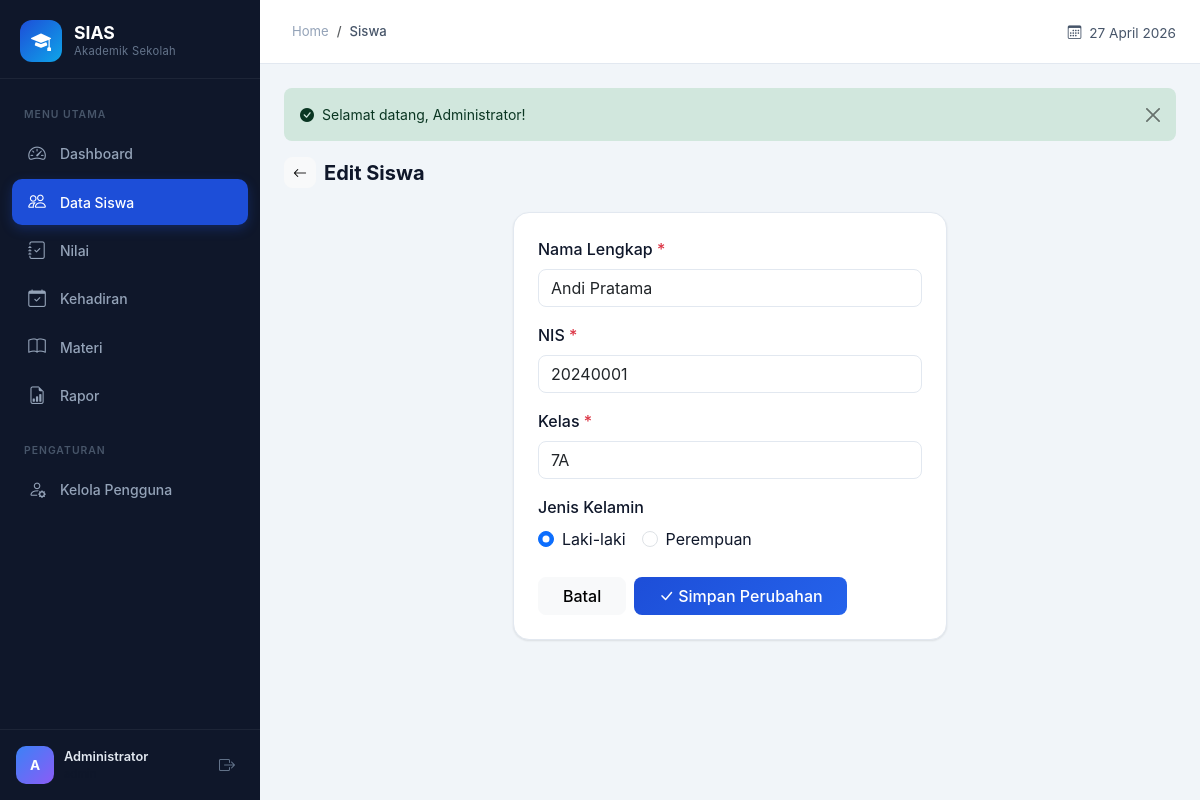
Page /index.php?page=siswa&action=edit&id=1 (signed in) on the committed database.
### tables this page shows
CREATE TABLE `users` (
  `id` int(11) NOT NULL,
  `nama` varchar(100) NOT NULL,
  `email` varchar(100) NOT NULL,
  `password` varchar(255) NOT NULL,
  `role` enum('admin','guru','kepala_sekolah') NOT NULL,
  `created_at` timestamp NOT NULL DEFAULT current_timestamp(),
  `updated_at` timestamp NOT NULL DEFAULT current_timestamp() ON UPDATE current_timestamp()
);

CREATE TABLE `siswa` (
  `id` int(11) NOT NULL,
  `nama` varchar(100) NOT NULL,
  `nis` varchar(20) NOT NULL,
  `kelas` varchar(20) NOT NULL,
  `jenis_kelamin` enum('L','P') DEFAULT 'L',
  `created_at` timestamp NOT NULL DEFAULT current_timestamp(),
  `updated_at` timestamp NOT NULL DEFAULT current_timestamp() ON UPDATE current_timestamp()
);

### controllers/SiswaController.php (called while the page is built, shortened)
<?php
class SiswaController
{
    private $siswaModel;
    public function __construct()
    {
        $this->siswaModel = new Siswa();
    }
    public function edit($id)
    {
        $data['siswa'] = $this->siswaModel->find($id);
        $data['isEdit'] = true;
        $viewFile = __DIR__ . '/../views/siswa/form.php';
        include __DIR__ . '/../views/layouts/dashboard.php';
    }
}

### middleware/auth.php (called while the page is built, shortened)
<?php
 $rolePermissions = [
    'admin'          => ['dashboard', 'siswa', 'nilai', 'kehadiran', 'materi', 'rapor', 'users'],
    'guru'           => ['dashboard', 'nilai', 'kehadiran', 'materi', 'rapor'],
    'kepala_sekolah' => ['dashboard', 'nilai', 'kehadiran', 'materi', 'rapor'],
];
function currentUser()
{
    static $user = null;
    if ($user === null) {
        $db = getDB();
        $stmt = $db->prepare("SELECT * FROM users WHERE id = ?");
        $stmt->execute([$_SESSION['user_id']]);
        $user = $stmt->fetch();
    }
    return $user;
}
function currentRole()
{
    return $_SESSION['user_role'] ?? null;
}
function hasPermission($page, $role = null)
{
    global $rolePermissions;
    $role = $role ?: currentRole();
    return in_array($page, $rolePermissions[$role] ?? []);
}

### config/app.php (called while the page is built, shortened)
<?php
function getFlash($type)
{
    if (isset($_SESSION['flash'][$type])) {
        $msg = $_SESSION['flash'][$type];
        return $msg;
    }
    return null;
}
function hasFlash($type)
{
    return isset($_SESSION['flash'][$type]);
}
function e($string)
{
    return htmlspecialchars($string, ENT_QUOTES, 'UTF-8');
}
function formatTanggal($tanggal)
{
    $bulan = [
        1 => 'Januari', 2 => 'Februari', 3 => 'Maret',
        4 => 'April', 5 => 'Mei', 6 => 'Juni',
        7 => 'Juli', 8 => 'Agustus', 9 => 'September',
        10 => 'Oktober', 11 => 'November', 12 => 'Desember'
    ];
    $dt = new DateTime($tanggal);
    return $dt->format('d') . ' ' . $bulan[(int)$dt->format('m')] . ' ' . $dt->format('Y');
}

### config/database.php (called while the page is built, shortened)
<?php
function getDB()
{
    static $pdo = null;
    if ($pdo === null) {
        try {
            $dsn = "mysql:host=" . DB_HOST . ";dbname=" . DB_NAME . ";charset=" . DB_CHARSET;
            $options = [
                PDO::ATTR_ERRMODE            => PDO::ERRMODE_EXCEPTION,
                PDO::ATTR_DEFAULT_FETCH_MODE => PDO::FETCH_ASSOC,
                PDO::ATTR_EMULATE_PREPARES   => false,
            ];
            $pdo = new PDO($dsn, DB_USER, DB_PASS, $options);
        } catch (PDOException $e) {
            die("Koneksi database gagal: " . $e->getMessage());
        }
    }
    return $pdo;
}

### models/BaseModel.php (called while the page is built, shortened)
<?php
class BaseModel
{
    protected $db;
    protected $table;
    public function __construct()
    {
        $this->db = getDB();
    }
    public function find($id)
    {
        $stmt = $this->db->prepare("SELECT * FROM {$this->table} WHERE id = ?");
        $stmt->execute([$id]);
        return $stmt->fetch();
    }
}

### views/siswa/form.php (the view, shortened to what this page needs)
<?php
 $pageTitle = $data['isEdit'] ? 'Edit Siswa' : 'Tambah Siswa';
 $siswa = $data['siswa'];
?>
<div class="d-flex align-items-center gap-2 mb-4">
    <a href="<?= BASE_URL ?>/index.php?page=siswa" class="btn btn-light rounded-3 btn-sm">
        <i class="bi bi-arrow-left"></i>
    </a>
    <h5 class="fw-bold mb-0"><?= $pageTitle ?></h5>
</div>
<div class="row justify-content-center">
    <div class="col-lg-8 col-xl-6">
        <div class="content-card">
            <div class="content-card-body p-4">
                <form method="POST"
                      action="<?= BASE_URL ?>/index.php?page=siswa&action=<?= $data['isEdit'] ? 'update&id=' . $siswa['id'] : 'store' ?>">
                    <div class="mb-3">
                        <label class="form-label fw-medium">Nama Lengkap <span class="text-danger">*</span></label>
                        <input type="text" name="nama" class="form-control rounded-3" value="<?= e($siswa['nama'] ?? '') ?>" required>
                    </div>
                    <div class="mb-3">
                        <label class="form-label fw-medium">NIS <span class="text-danger">*</span></label>
                        <input type="text" name="nis" class="form-control rounded-3" value="<?= e($siswa['nis'] ?? '') ?>" required>
                    </div>
                    <div class="mb-3">
                        <label class="form-label fw-medium">Kelas <span class="text-danger">*</span></label>
                        <input type="text" name="kelas" class="form-control rounded-3"
                               value="<?= e($siswa['kelas'] ?? '') ?>" placeholder="Contoh: 7A, 8B, 9C" required>
                    </div>
                    <div class="mb-4">
                        <label class="form-label fw-medium">Jenis Kelamin</label>
                        <div class="d-flex gap-3">
                            <div class="form-check">
                                <input class="form-check-input" type="radio" name="jenis_kelamin" id="jkL" value="L"
                                       <?= ($siswa['jenis_kelamin'] ?? 'L') === 'L' ? 'checked' : '' ?>>
                                <label class="form-check-label" for="jkL">Laki-laki</label>
                            </div>
                            <div class="form-check">
                                <input class="form-check-input" type="radio" name="jenis_kelamin" id="jkP" value="P"
                                       <?= ($siswa['jenis_kelamin'] ?? '') === 'P' ? 'checked' : '' ?>>
                                <label class="form-check-label" for="jkP">Perempuan</label>
                            </div>
                        </div>
                    </div>
                    <div class="d-flex gap-2">
                        <a href="<?= BASE_URL ?>/index.php?page=siswa" class="btn btn-light rounded-3 px-4">Batal</a>
                        <button type="submit" class="btn btn-primary rounded-3 px-4">
                            <i class="bi bi-check-lg me-1"></i><?= $data['isEdit'] ? 'Simpan Perubahan' : 'Tambah Siswa' ?>
                        </button>
                    </div>
                </form>
            </div>
        </div>
    </div>
</div>

### views/layouts/dashboard.php (shortened to what this page needs)
<?php
 $user = currentUser();
 $currentPage = $_GET['page'] ?? 'dashboard';
?>
<!DOCTYPE html>
<html lang="id">
<head>
    <link href="https://cdn.jsdelivr.net/npm/bootstrap@5.3.3/dist/css/bootstrap.min.css" rel="stylesheet">
    <link href="https://cdn.jsdelivr.net/npm/bootstrap-icons@1.11.3/font/bootstrap-icons.min.css" rel="stylesheet">
    <link href="<?= BASE_URL ?>/assets/css/custom.css" rel="stylesheet">
</head>
<body class="dashboard-body">
    <aside class="sidebar" id="sidebar">
        <div class="sidebar-brand">
            <div class="sidebar-logo">
                <i class="bi bi-mortarboard-fill"></i>
            </div>
            <div class="sidebar-brand-text">
                <span class="brand-name"><?= APP_NAME ?></span>
                <span class="brand-sub">Akademik Sekolah</span>
            </div>
        </div>
        <nav class="sidebar-nav">
            <div class="nav-section-label">MENU UTAMA</div>
            <a href="<?= BASE_URL ?>/index.php?page=dashboard"
               class="nav-link <?= $currentPage === 'dashboard' ? 'active' : '' ?>">
                <i class="bi bi-speedometer2"></i>
                <span>Dashboard</span>
            </a>
            <?php if (hasPermission('siswa')): ?>
            <a href="<?= BASE_URL ?>/index.php?page=siswa"
               class="nav-link <?= $currentPage === 'siswa' ? 'active' : '' ?>">
                <i class="bi bi-people"></i>
                <span>Data Siswa</span>
            </a>
            <?php endif; ?>
            <?php if (hasPermission('nilai')): ?>
            <a href="<?= BASE_URL ?>/index.php?page=nilai"
               class="nav-link <?= $currentPage === 'nilai' ? 'active' : '' ?>">
                <i class="bi bi-journal-check"></i>
                <span>Nilai</span>
            </a>
            <?php endif; ?>
            <?php if (hasPermission('kehadiran')): ?>
            <a href="<?= BASE_URL ?>/index.php?page=kehadiran"
               class="nav-link <?= $currentPage === 'kehadiran' ? 'active' : '' ?>">
                <i class="bi bi-calendar-check"></i>
                <span>Kehadiran</span>
            </a>
            <?php endif; ?>
            <?php if (hasPermission('materi')): ?>
            <a href="<?= BASE_URL ?>/index.php?page=materi"
               class="nav-link <?= $currentPage === 'materi' ? 'active' : '' ?>">
                <i class="bi bi-book"></i>
                <span>Materi</span>
            </a>
            <?php endif; ?>
            <?php if (hasPermission('rapor')): ?>
            <a href="<?= BASE_URL ?>/index.php?page=rapor"
               class="nav-link <?= $currentPage === 'rapor' ? 'active' : '' ?>">
                <i class="bi bi-file-earmark-bar-graph"></i>
                <span>Rapor</span>
            </a>
            <?php endif; ?>
            <?php if (hasPermission('users')): ?>
            <div class="nav-section-label mt-2">PENGATURAN</div>
            <a href="<?= BASE_URL ?>/index.php?page=users"
               class="nav-link <?= $currentPage === 'users' ? 'active' : '' ?>">
                <i class="bi bi-person-gear"></i>
                <span>Kelola Pengguna</span>
            </a>
            <?php endif; ?>
        </nav>
        <div class="sidebar-footer">
            <div class="sidebar-user">
                <div class="user-avatar">
                    <?= strtoupper(mb_substr($user['nama'], 0, 1)) ?>
                </div>
                <div class="user-info">
                    <span class="user-name"><?= e($user['nama']) ?></span>
                    <span class="user-role"><?= roleLabel($user['role']) ?></span>
                </div>
                <a href="<?= BASE_URL ?>/index.php?page=logout"
                   class="btn-logout" title="Keluar">
                    <i class="bi bi-box-arrow-right"></i>
                </a>
            </div>
        </div>
    </aside>
    <div class="main-wrapper">
        <header class="top-header">
            <div class="d-flex align-items-center">
                <nav aria-label="breadcrumb" class="ms-2">
                    <ol class="breadcrumb mb-0">
                        <li class="breadcrumb-item"><a href="<?= BASE_URL ?>/index.php?page=dashboard">Home</a></li>
                        <li class="breadcrumb-item active"><?= e($pageTitle ?? ucfirst($currentPage)) ?></li>
                    </ol>
                </nav>
            </div>
            <div class="header-actions">
                <span class="header-date">
                    <i class="bi bi-calendar3 me-1"></i>
                    <?= formatTanggal(date('Y-m-d')) ?>
                </span>
            </div>
        </header>
        <main class="page-content">
            <?php if (hasFlash('success')): ?>
                <div class="alert alert-success alert-dismissible fade show border-0 rounded-3" role="alert">
                    <i class="bi bi-check-circle-fill me-2"></i><?= getFlash('success') ?>
                    <button type="button" class="btn-close" data-bs-dismiss="alert"></button>
                </div>
            <?php endif; ?>
            <?php
            if (file_exists($viewFile)) {
                include $viewFile;
            } else {
                echo '<div class="alert alert-warning">Halaman tidak ditemukan.</div>';
            }
            ?>
        </main>
    </div>
</body>
</html>

### rows in the picture
users: nama "A", nama "Administrator"
siswa: nama "Andi Pratama", nis "20240001", kelas "7A", jenis_kelamin "☑ Laki-laki", jenis_kelamin "☐ Perempuan"

### other values in the picture
APP_NAME "SIAS"
$pageTitle "Siswa"
getFlash('success') "Selamat datang, Administrator!"
$pageTitle "Edit Siswa"
